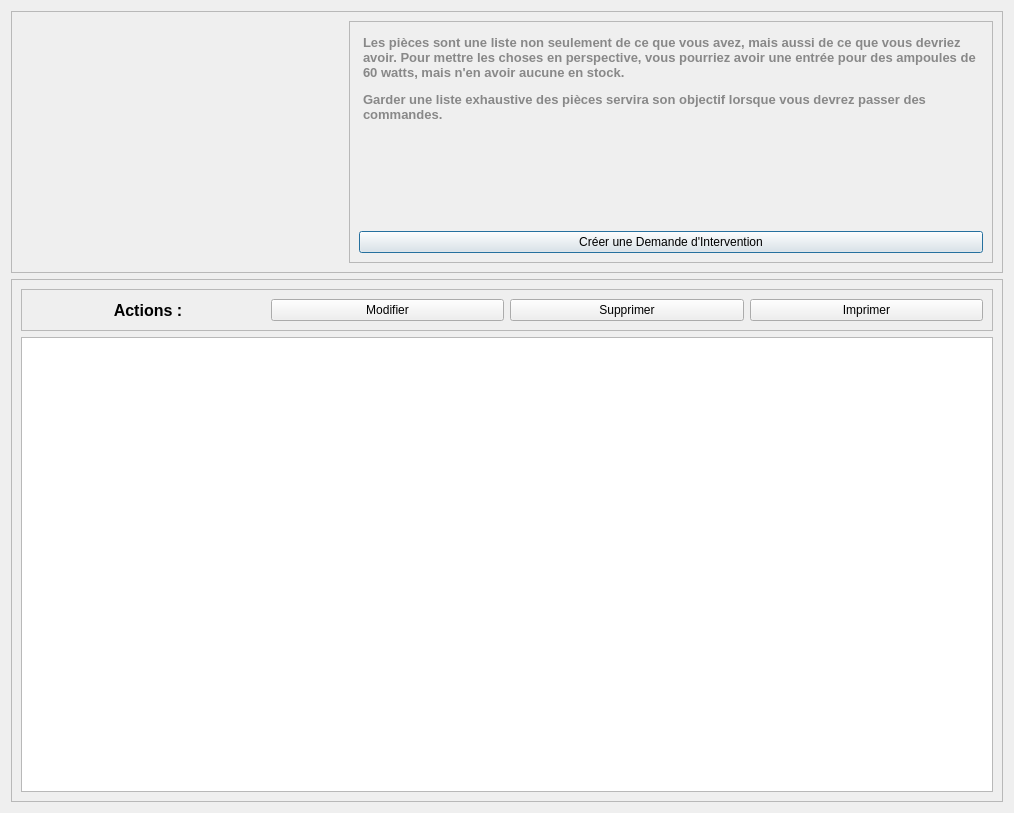
<?xml version="1.0" encoding="UTF-8"?>
<ui version="4.0">
 <class>Dialog</class>
 <widget class="QDialog" name="Dialog">
  <property name="geometry">
   <rect>
    <x>0</x>
    <y>0</y>
    <width>1014</width>
    <height>813</height>
   </rect>
  </property>
  <property name="windowTitle">
   <string>Dialog</string>
  </property>
  <layout class="QVBoxLayout" name="verticalLayout" stretch="1,2">
   <item>
    <widget class="QFrame" name="frame_2">
     <property name="frameShape">
      <enum>QFrame::StyledPanel</enum>
     </property>
     <property name="frameShadow">
      <enum>QFrame::Raised</enum>
     </property>
     <layout class="QHBoxLayout" name="horizontalLayout" stretch="1,2">
      <item>
       <widget class="QLabel" name="label_2">
        <property name="autoFillBackground">
         <bool>false</bool>
        </property>
        <property name="text">
         <string/>
        </property>
        <property name="pixmap">
         <pixmap resource="icons.qrc">:/icons/icons/request.png</pixmap>
        </property>
        <property name="alignment">
         <set>Qt::AlignCenter</set>
        </property>
        <property name="wordWrap">
         <bool>false</bool>
        </property>
        <property name="openExternalLinks">
         <bool>true</bool>
        </property>
       </widget>
      </item>
      <item>
       <widget class="QFrame" name="frame_3">
        <property name="frameShape">
         <enum>QFrame::StyledPanel</enum>
        </property>
        <property name="frameShadow">
         <enum>QFrame::Raised</enum>
        </property>
        <layout class="QVBoxLayout" name="verticalLayout_2">
         <item>
          <widget class="QTextEdit" name="textEdit">
           <property name="styleSheet">
            <string notr="true">background-color:transparent;
border : none;</string>
           </property>
           <property name="readOnly">
            <bool>true</bool>
           </property>
           <property name="html">
            <string>&lt;!DOCTYPE HTML PUBLIC &quot;-//W3C//DTD HTML 4.0//EN&quot; &quot;http://www.w3.org/TR/REC-html40/strict.dtd&quot;&gt;
&lt;html&gt;&lt;head&gt;&lt;meta name=&quot;qrichtext&quot; content=&quot;1&quot; /&gt;&lt;style type=&quot;text/css&quot;&gt;
p, li { white-space: pre-wrap; }
&lt;/style&gt;&lt;/head&gt;&lt;body style=&quot; font-family:'MS Shell Dlg 2'; font-size:8.25pt; font-weight:400; font-style:normal;&quot;&gt;
&lt;p style=&quot; margin-top:12px; margin-bottom:12px; margin-left:0px; margin-right:0px; -qt-block-indent:0; text-indent:0px;&quot;&gt;&lt;span style=&quot; font-family:'Tahoma,Calibri,Helvetica'; font-size:10pt; font-weight:600; color:#888888;&quot;&gt;Les pièces sont une liste non seulement de ce que vous avez, mais aussi de ce que vous devriez avoir. Pour mettre les choses en perspective, vous pourriez avoir une entrée pour des ampoules de 60 watts, mais n'en avoir aucune en stock.&lt;/span&gt;&lt;/p&gt;
&lt;p style=&quot; margin-top:12px; margin-bottom:12px; margin-left:0px; margin-right:0px; -qt-block-indent:0; text-indent:0px;&quot;&gt;&lt;span style=&quot; font-family:'Tahoma,Calibri,Helvetica'; font-size:10pt; font-weight:600; color:#888888;&quot;&gt;Garder une liste exhaustive des pièces servira son objectif lorsque vous devrez passer des commandes.&lt;/span&gt;&lt;/p&gt;&lt;/body&gt;&lt;/html&gt;</string>
           </property>
           <property name="textInteractionFlags">
            <set>Qt::NoTextInteraction</set>
           </property>
          </widget>
         </item>
         <item>
          <widget class="QPushButton" name="ButtonCreerDemandeIntervention">
           <property name="cursor">
            <cursorShape>PointingHandCursor</cursorShape>
           </property>
           <property name="styleSheet">
            <string notr="true">QPushButton{
height : 25px;
background-color :#00A8E8;
}


QPushButton:hover{
	background-color: rgb(0, 92, 157);
};</string>
           </property>
           <property name="text">
            <string>Créer une Demande d'Intervention</string>
           </property>
          </widget>
         </item>
        </layout>
       </widget>
      </item>
     </layout>
    </widget>
   </item>
   <item>
    <widget class="QFrame" name="frame">
     <property name="frameShape">
      <enum>QFrame::StyledPanel</enum>
     </property>
     <property name="frameShadow">
      <enum>QFrame::Raised</enum>
     </property>
     <layout class="QVBoxLayout" name="verticalLayout_3">
      <item>
       <widget class="QFrame" name="frame_4">
        <property name="frameShape">
         <enum>QFrame::StyledPanel</enum>
        </property>
        <property name="frameShadow">
         <enum>QFrame::Raised</enum>
        </property>
        <layout class="QHBoxLayout" name="horizontalLayout_2">
         <item>
          <widget class="QLabel" name="label">
           <property name="font">
            <font>
             <family>Arial</family>
             <pointsize>12</pointsize>
             <weight>75</weight>
             <bold>true</bold>
            </font>
           </property>
           <property name="text">
            <string>Actions :</string>
           </property>
           <property name="alignment">
            <set>Qt::AlignCenter</set>
           </property>
          </widget>
         </item>
         <item>
          <widget class="QPushButton" name="ButtonModifier">
           <property name="cursor">
            <cursorShape>PointingHandCursor</cursorShape>
           </property>
           <property name="styleSheet">
            <string notr="true">QPushButton{
height : 20px;
background-color :#00A8E8;
}


QPushButton:hover{
	background-color: rgb(0, 92, 157);
};</string>
           </property>
           <property name="text">
            <string>Modifier</string>
           </property>
          </widget>
         </item>
         <item>
          <widget class="QPushButton" name="ButtonSupprimer">
           <property name="cursor">
            <cursorShape>PointingHandCursor</cursorShape>
           </property>
           <property name="styleSheet">
            <string notr="true">QPushButton{
height : 20px;
background-color :#00A8E8;
}


QPushButton:hover{
	background-color: rgb(0, 92, 157);
};</string>
           </property>
           <property name="text">
            <string>Supprimer</string>
           </property>
          </widget>
         </item>
         <item>
          <widget class="QPushButton" name="ButtonImprimer">
           <property name="cursor">
            <cursorShape>PointingHandCursor</cursorShape>
           </property>
           <property name="styleSheet">
            <string notr="true">QPushButton{
height : 20px;
background-color :#00A8E8;
}


QPushButton:hover{
	background-color: rgb(0, 92, 157);
};</string>
           </property>
           <property name="text">
            <string>Imprimer</string>
           </property>
          </widget>
         </item>
        </layout>
       </widget>
      </item>
      <item>
       <widget class="QTableView" name="tableViewDemandeIntervention"/>
      </item>
     </layout>
    </widget>
   </item>
  </layout>
 </widget>
 <resources>
  <include location="icons.qrc"/>
 </resources>
 <connections/>
</ui>
